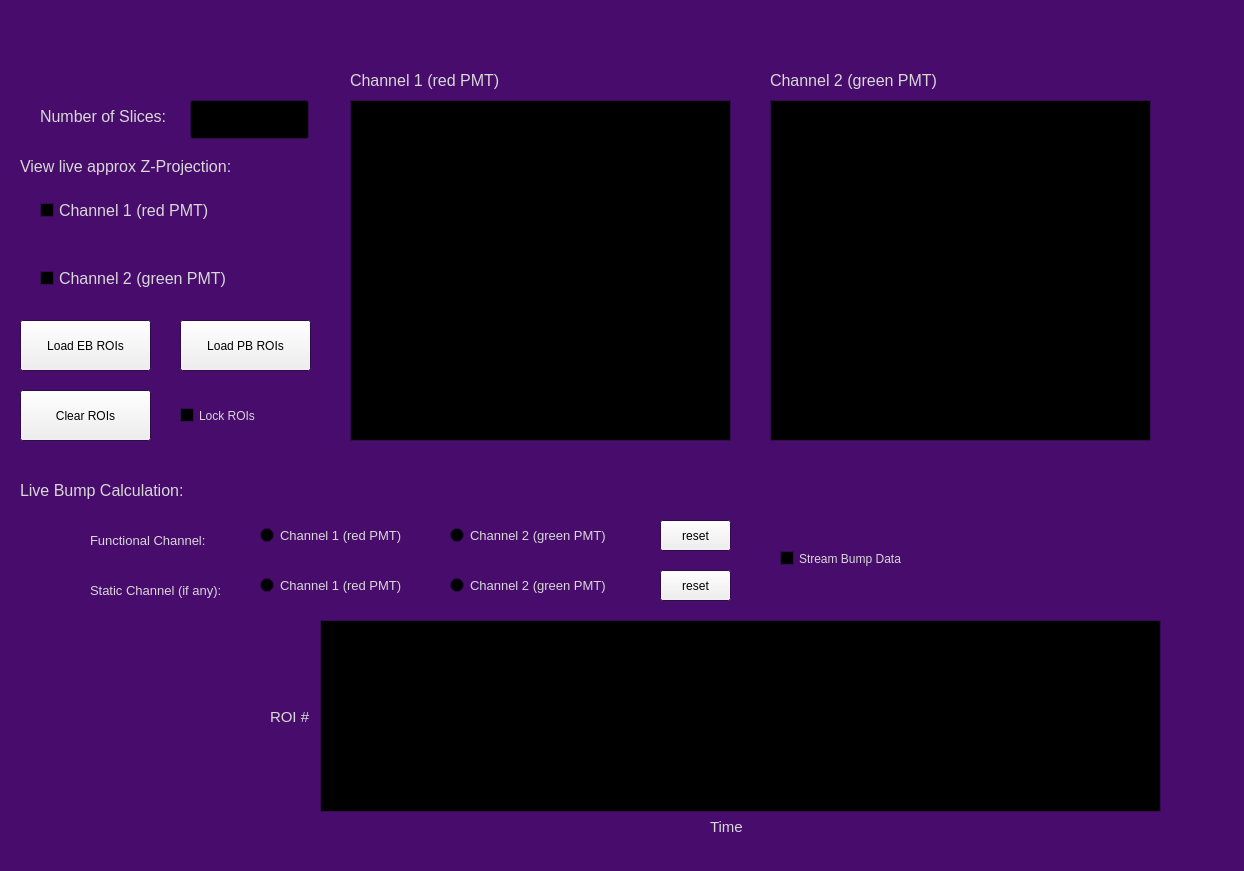
<?xml version="1.0" encoding="UTF-8"?>
<ui version="4.0">
 <class>MainWindow</class>
 <widget class="QMainWindow" name="MainWindow">
  <property name="geometry">
   <rect>
    <x>0</x>
    <y>0</y>
    <width>1244</width>
    <height>871</height>
   </rect>
  </property>
  <property name="palette">
   <palette>
    <active>
     <colorrole role="WindowText">
      <brush brushstyle="SolidPattern">
       <color alpha="255">
        <red>216</red>
        <green>216</green>
        <blue>216</blue>
       </color>
      </brush>
     </colorrole>
     <colorrole role="Base">
      <brush brushstyle="SolidPattern">
       <color alpha="255">
        <red>0</red>
        <green>0</green>
        <blue>0</blue>
       </color>
      </brush>
     </colorrole>
     <colorrole role="Window">
      <brush brushstyle="SolidPattern">
       <color alpha="255">
        <red>71</red>
        <green>12</green>
        <blue>108</blue>
       </color>
      </brush>
     </colorrole>
    </active>
    <inactive>
     <colorrole role="WindowText">
      <brush brushstyle="SolidPattern">
       <color alpha="255">
        <red>216</red>
        <green>216</green>
        <blue>216</blue>
       </color>
      </brush>
     </colorrole>
     <colorrole role="Base">
      <brush brushstyle="SolidPattern">
       <color alpha="255">
        <red>0</red>
        <green>0</green>
        <blue>0</blue>
       </color>
      </brush>
     </colorrole>
     <colorrole role="Window">
      <brush brushstyle="SolidPattern">
       <color alpha="255">
        <red>71</red>
        <green>12</green>
        <blue>108</blue>
       </color>
      </brush>
     </colorrole>
    </inactive>
    <disabled>
     <colorrole role="WindowText">
      <brush brushstyle="SolidPattern">
       <color alpha="255">
        <red>120</red>
        <green>120</green>
        <blue>120</blue>
       </color>
      </brush>
     </colorrole>
     <colorrole role="Base">
      <brush brushstyle="SolidPattern">
       <color alpha="255">
        <red>71</red>
        <green>12</green>
        <blue>108</blue>
       </color>
      </brush>
     </colorrole>
     <colorrole role="Window">
      <brush brushstyle="SolidPattern">
       <color alpha="255">
        <red>71</red>
        <green>12</green>
        <blue>108</blue>
       </color>
      </brush>
     </colorrole>
    </disabled>
   </palette>
  </property>
  <property name="windowTitle">
   <string>MainWindow</string>
  </property>
  <property name="iconSize">
   <size>
    <width>40</width>
    <height>40</height>
   </size>
  </property>
  <property name="toolButtonStyle">
   <enum>Qt::ToolButtonIconOnly</enum>
  </property>
  <widget class="QWidget" name="centralwidget">
   <widget class="QGraphicsView" name="ch1Viewer">
    <property name="geometry">
     <rect>
      <x>350</x>
      <y>100</y>
      <width>381</width>
      <height>341</height>
     </rect>
    </property>
   </widget>
   <widget class="QLineEdit" name="numSlicesInput">
    <property name="geometry">
     <rect>
      <x>190</x>
      <y>100</y>
      <width>119</width>
      <height>39</height>
     </rect>
    </property>
   </widget>
   <widget class="QCheckBox" name="ch1ViewButton">
    <property name="geometry">
     <rect>
      <x>40</x>
      <y>190</y>
      <width>211</width>
      <height>41</height>
     </rect>
    </property>
    <property name="font">
     <font>
      <pointsize>12</pointsize>
     </font>
    </property>
    <property name="text">
     <string>Channel 1 (red PMT)</string>
    </property>
   </widget>
   <widget class="QCheckBox" name="ch2ViewButton">
    <property name="geometry">
     <rect>
      <x>40</x>
      <y>260</y>
      <width>211</width>
      <height>37</height>
     </rect>
    </property>
    <property name="palette">
     <palette>
      <active>
       <colorrole role="Light">
        <brush brushstyle="SolidPattern">
         <color alpha="255">
          <red>190</red>
          <green>190</green>
          <blue>190</blue>
         </color>
        </brush>
       </colorrole>
       <colorrole role="BrightText">
        <brush brushstyle="SolidPattern">
         <color alpha="255">
          <red>143</red>
          <green>143</green>
          <blue>143</blue>
         </color>
        </brush>
       </colorrole>
       <colorrole role="HighlightedText">
        <brush brushstyle="SolidPattern">
         <color alpha="255">
          <red>150</red>
          <green>150</green>
          <blue>150</blue>
         </color>
        </brush>
       </colorrole>
      </active>
      <inactive>
       <colorrole role="Light">
        <brush brushstyle="SolidPattern">
         <color alpha="255">
          <red>190</red>
          <green>190</green>
          <blue>190</blue>
         </color>
        </brush>
       </colorrole>
       <colorrole role="BrightText">
        <brush brushstyle="SolidPattern">
         <color alpha="255">
          <red>143</red>
          <green>143</green>
          <blue>143</blue>
         </color>
        </brush>
       </colorrole>
       <colorrole role="HighlightedText">
        <brush brushstyle="SolidPattern">
         <color alpha="255">
          <red>150</red>
          <green>150</green>
          <blue>150</blue>
         </color>
        </brush>
       </colorrole>
      </inactive>
      <disabled>
       <colorrole role="Light">
        <brush brushstyle="SolidPattern">
         <color alpha="255">
          <red>190</red>
          <green>190</green>
          <blue>190</blue>
         </color>
        </brush>
       </colorrole>
       <colorrole role="BrightText">
        <brush brushstyle="SolidPattern">
         <color alpha="255">
          <red>143</red>
          <green>143</green>
          <blue>143</blue>
         </color>
        </brush>
       </colorrole>
       <colorrole role="HighlightedText">
        <brush brushstyle="SolidPattern">
         <color alpha="255">
          <red>150</red>
          <green>150</green>
          <blue>150</blue>
         </color>
        </brush>
       </colorrole>
      </disabled>
     </palette>
    </property>
    <property name="font">
     <font>
      <pointsize>12</pointsize>
     </font>
    </property>
    <property name="text">
     <string>Channel 2 (green PMT)</string>
    </property>
   </widget>
   <widget class="QLabel" name="numSlicesLabel">
    <property name="geometry">
     <rect>
      <x>40</x>
      <y>100</y>
      <width>131</width>
      <height>33</height>
     </rect>
    </property>
    <property name="palette">
     <palette>
      <active>
       <colorrole role="BrightText">
        <brush brushstyle="SolidPattern">
         <color alpha="255">
          <red>195</red>
          <green>195</green>
          <blue>195</blue>
         </color>
        </brush>
       </colorrole>
       <colorrole role="ButtonText">
        <brush brushstyle="SolidPattern">
         <color alpha="255">
          <red>105</red>
          <green>105</green>
          <blue>105</blue>
         </color>
        </brush>
       </colorrole>
      </active>
      <inactive>
       <colorrole role="BrightText">
        <brush brushstyle="SolidPattern">
         <color alpha="255">
          <red>195</red>
          <green>195</green>
          <blue>195</blue>
         </color>
        </brush>
       </colorrole>
       <colorrole role="ButtonText">
        <brush brushstyle="SolidPattern">
         <color alpha="255">
          <red>105</red>
          <green>105</green>
          <blue>105</blue>
         </color>
        </brush>
       </colorrole>
      </inactive>
      <disabled>
       <colorrole role="BrightText">
        <brush brushstyle="SolidPattern">
         <color alpha="255">
          <red>195</red>
          <green>195</green>
          <blue>195</blue>
         </color>
        </brush>
       </colorrole>
       <colorrole role="ButtonText">
        <brush brushstyle="SolidPattern">
         <color alpha="255">
          <red>120</red>
          <green>120</green>
          <blue>120</blue>
         </color>
        </brush>
       </colorrole>
      </disabled>
     </palette>
    </property>
    <property name="font">
     <font>
      <pointsize>12</pointsize>
     </font>
    </property>
    <property name="text">
     <string>Number of Slices:</string>
    </property>
   </widget>
   <widget class="QGraphicsView" name="ch2Viewer">
    <property name="geometry">
     <rect>
      <x>770</x>
      <y>100</y>
      <width>381</width>
      <height>341</height>
     </rect>
    </property>
   </widget>
   <widget class="QPushButton" name="loadEBROIsButton">
    <property name="geometry">
     <rect>
      <x>20</x>
      <y>320</y>
      <width>131</width>
      <height>51</height>
     </rect>
    </property>
    <property name="text">
     <string>Load EB ROIs</string>
    </property>
   </widget>
   <widget class="QPushButton" name="clearROIsButton">
    <property name="geometry">
     <rect>
      <x>20</x>
      <y>390</y>
      <width>131</width>
      <height>51</height>
     </rect>
    </property>
    <property name="text">
     <string>Clear ROIs</string>
    </property>
   </widget>
   <widget class="QPushButton" name="loadPBROIsButton">
    <property name="geometry">
     <rect>
      <x>180</x>
      <y>320</y>
      <width>131</width>
      <height>51</height>
     </rect>
    </property>
    <property name="text">
     <string>Load PB ROIs</string>
    </property>
   </widget>
   <widget class="QCheckBox" name="roiLockCheckBox">
    <property name="geometry">
     <rect>
      <x>180</x>
      <y>400</y>
      <width>101</width>
      <height>31</height>
     </rect>
    </property>
    <property name="text">
     <string>Lock ROIs</string>
    </property>
   </widget>
   <widget class="QLabel" name="fluorescenceCalcLabel">
    <property name="geometry">
     <rect>
      <x>20</x>
      <y>470</y>
      <width>191</width>
      <height>41</height>
     </rect>
    </property>
    <property name="palette">
     <palette>
      <active>
       <colorrole role="BrightText">
        <brush brushstyle="SolidPattern">
         <color alpha="255">
          <red>195</red>
          <green>195</green>
          <blue>195</blue>
         </color>
        </brush>
       </colorrole>
       <colorrole role="ButtonText">
        <brush brushstyle="SolidPattern">
         <color alpha="255">
          <red>105</red>
          <green>105</green>
          <blue>105</blue>
         </color>
        </brush>
       </colorrole>
      </active>
      <inactive>
       <colorrole role="BrightText">
        <brush brushstyle="SolidPattern">
         <color alpha="255">
          <red>195</red>
          <green>195</green>
          <blue>195</blue>
         </color>
        </brush>
       </colorrole>
       <colorrole role="ButtonText">
        <brush brushstyle="SolidPattern">
         <color alpha="255">
          <red>105</red>
          <green>105</green>
          <blue>105</blue>
         </color>
        </brush>
       </colorrole>
      </inactive>
      <disabled>
       <colorrole role="BrightText">
        <brush brushstyle="SolidPattern">
         <color alpha="255">
          <red>195</red>
          <green>195</green>
          <blue>195</blue>
         </color>
        </brush>
       </colorrole>
       <colorrole role="ButtonText">
        <brush brushstyle="SolidPattern">
         <color alpha="255">
          <red>120</red>
          <green>120</green>
          <blue>120</blue>
         </color>
        </brush>
       </colorrole>
      </disabled>
     </palette>
    </property>
    <property name="font">
     <font>
      <pointsize>12</pointsize>
     </font>
    </property>
    <property name="text">
     <string>Live Bump Calculation:</string>
    </property>
   </widget>
   <widget class="QLabel" name="functionalChLabel">
    <property name="geometry">
     <rect>
      <x>90</x>
      <y>520</y>
      <width>141</width>
      <height>41</height>
     </rect>
    </property>
    <property name="palette">
     <palette>
      <active>
       <colorrole role="BrightText">
        <brush brushstyle="SolidPattern">
         <color alpha="255">
          <red>195</red>
          <green>195</green>
          <blue>195</blue>
         </color>
        </brush>
       </colorrole>
       <colorrole role="ButtonText">
        <brush brushstyle="SolidPattern">
         <color alpha="255">
          <red>105</red>
          <green>105</green>
          <blue>105</blue>
         </color>
        </brush>
       </colorrole>
      </active>
      <inactive>
       <colorrole role="BrightText">
        <brush brushstyle="SolidPattern">
         <color alpha="255">
          <red>195</red>
          <green>195</green>
          <blue>195</blue>
         </color>
        </brush>
       </colorrole>
       <colorrole role="ButtonText">
        <brush brushstyle="SolidPattern">
         <color alpha="255">
          <red>105</red>
          <green>105</green>
          <blue>105</blue>
         </color>
        </brush>
       </colorrole>
      </inactive>
      <disabled>
       <colorrole role="BrightText">
        <brush brushstyle="SolidPattern">
         <color alpha="255">
          <red>195</red>
          <green>195</green>
          <blue>195</blue>
         </color>
        </brush>
       </colorrole>
       <colorrole role="ButtonText">
        <brush brushstyle="SolidPattern">
         <color alpha="255">
          <red>120</red>
          <green>120</green>
          <blue>120</blue>
         </color>
        </brush>
       </colorrole>
      </disabled>
     </palette>
    </property>
    <property name="font">
     <font>
      <pointsize>10</pointsize>
     </font>
    </property>
    <property name="text">
     <string>Functional Channel:</string>
    </property>
   </widget>
   <widget class="QLabel" name="staticChLabel">
    <property name="geometry">
     <rect>
      <x>90</x>
      <y>570</y>
      <width>141</width>
      <height>41</height>
     </rect>
    </property>
    <property name="palette">
     <palette>
      <active>
       <colorrole role="BrightText">
        <brush brushstyle="SolidPattern">
         <color alpha="255">
          <red>195</red>
          <green>195</green>
          <blue>195</blue>
         </color>
        </brush>
       </colorrole>
       <colorrole role="ButtonText">
        <brush brushstyle="SolidPattern">
         <color alpha="255">
          <red>105</red>
          <green>105</green>
          <blue>105</blue>
         </color>
        </brush>
       </colorrole>
      </active>
      <inactive>
       <colorrole role="BrightText">
        <brush brushstyle="SolidPattern">
         <color alpha="255">
          <red>195</red>
          <green>195</green>
          <blue>195</blue>
         </color>
        </brush>
       </colorrole>
       <colorrole role="ButtonText">
        <brush brushstyle="SolidPattern">
         <color alpha="255">
          <red>105</red>
          <green>105</green>
          <blue>105</blue>
         </color>
        </brush>
       </colorrole>
      </inactive>
      <disabled>
       <colorrole role="BrightText">
        <brush brushstyle="SolidPattern">
         <color alpha="255">
          <red>195</red>
          <green>195</green>
          <blue>195</blue>
         </color>
        </brush>
       </colorrole>
       <colorrole role="ButtonText">
        <brush brushstyle="SolidPattern">
         <color alpha="255">
          <red>120</red>
          <green>120</green>
          <blue>120</blue>
         </color>
        </brush>
       </colorrole>
      </disabled>
     </palette>
    </property>
    <property name="font">
     <font>
      <pointsize>10</pointsize>
     </font>
    </property>
    <property name="text">
     <string>Static Channel (if any):</string>
    </property>
   </widget>
   <widget class="QRadioButton" name="ch1FuncChanButton">
    <property name="geometry">
     <rect>
      <x>260</x>
      <y>520</y>
      <width>170</width>
      <height>31</height>
     </rect>
    </property>
    <property name="sizePolicy">
     <sizepolicy hsizetype="Minimum" vsizetype="MinimumExpanding">
      <horstretch>0</horstretch>
      <verstretch>0</verstretch>
     </sizepolicy>
    </property>
    <property name="font">
     <font>
      <pointsize>10</pointsize>
     </font>
    </property>
    <property name="text">
     <string>Channel 1 (red PMT)</string>
    </property>
    <property name="iconSize">
     <size>
      <width>60</width>
      <height>60</height>
     </size>
    </property>
    <attribute name="buttonGroup">
     <string notr="true">functionalChButtonGroup</string>
    </attribute>
   </widget>
   <widget class="QRadioButton" name="ch2FuncChanButton">
    <property name="geometry">
     <rect>
      <x>450</x>
      <y>520</y>
      <width>181</width>
      <height>31</height>
     </rect>
    </property>
    <property name="sizePolicy">
     <sizepolicy hsizetype="Minimum" vsizetype="MinimumExpanding">
      <horstretch>0</horstretch>
      <verstretch>0</verstretch>
     </sizepolicy>
    </property>
    <property name="font">
     <font>
      <pointsize>10</pointsize>
     </font>
    </property>
    <property name="text">
     <string>Channel 2 (green PMT)</string>
    </property>
    <property name="iconSize">
     <size>
      <width>60</width>
      <height>60</height>
     </size>
    </property>
    <attribute name="buttonGroup">
     <string notr="true">functionalChButtonGroup</string>
    </attribute>
   </widget>
   <widget class="QRadioButton" name="chStaticChanButton">
    <property name="geometry">
     <rect>
      <x>450</x>
      <y>570</y>
      <width>181</width>
      <height>31</height>
     </rect>
    </property>
    <property name="sizePolicy">
     <sizepolicy hsizetype="Minimum" vsizetype="MinimumExpanding">
      <horstretch>0</horstretch>
      <verstretch>0</verstretch>
     </sizepolicy>
    </property>
    <property name="font">
     <font>
      <pointsize>10</pointsize>
     </font>
    </property>
    <property name="text">
     <string>Channel 2 (green PMT)</string>
    </property>
    <property name="iconSize">
     <size>
      <width>60</width>
      <height>60</height>
     </size>
    </property>
    <attribute name="buttonGroup">
     <string notr="true">staticChButtonGroup</string>
    </attribute>
   </widget>
   <widget class="QRadioButton" name="ch1StaticChanButton">
    <property name="geometry">
     <rect>
      <x>260</x>
      <y>570</y>
      <width>170</width>
      <height>31</height>
     </rect>
    </property>
    <property name="sizePolicy">
     <sizepolicy hsizetype="Minimum" vsizetype="MinimumExpanding">
      <horstretch>0</horstretch>
      <verstretch>0</verstretch>
     </sizepolicy>
    </property>
    <property name="font">
     <font>
      <pointsize>10</pointsize>
     </font>
    </property>
    <property name="text">
     <string>Channel 1 (red PMT)</string>
    </property>
    <property name="iconSize">
     <size>
      <width>60</width>
      <height>60</height>
     </size>
    </property>
    <attribute name="buttonGroup">
     <string notr="true">staticChButtonGroup</string>
    </attribute>
   </widget>
   <widget class="QPushButton" name="functionalChReset">
    <property name="geometry">
     <rect>
      <x>660</x>
      <y>520</y>
      <width>71</width>
      <height>31</height>
     </rect>
    </property>
    <property name="text">
     <string>reset</string>
    </property>
   </widget>
   <widget class="QPushButton" name="staticChReset">
    <property name="geometry">
     <rect>
      <x>660</x>
      <y>570</y>
      <width>71</width>
      <height>31</height>
     </rect>
    </property>
    <property name="text">
     <string>reset</string>
    </property>
   </widget>
   <widget class="QLabel" name="viewChsLabel">
    <property name="geometry">
     <rect>
      <x>20</x>
      <y>150</y>
      <width>221</width>
      <height>33</height>
     </rect>
    </property>
    <property name="palette">
     <palette>
      <active>
       <colorrole role="BrightText">
        <brush brushstyle="SolidPattern">
         <color alpha="255">
          <red>195</red>
          <green>195</green>
          <blue>195</blue>
         </color>
        </brush>
       </colorrole>
       <colorrole role="ButtonText">
        <brush brushstyle="SolidPattern">
         <color alpha="255">
          <red>105</red>
          <green>105</green>
          <blue>105</blue>
         </color>
        </brush>
       </colorrole>
      </active>
      <inactive>
       <colorrole role="BrightText">
        <brush brushstyle="SolidPattern">
         <color alpha="255">
          <red>195</red>
          <green>195</green>
          <blue>195</blue>
         </color>
        </brush>
       </colorrole>
       <colorrole role="ButtonText">
        <brush brushstyle="SolidPattern">
         <color alpha="255">
          <red>105</red>
          <green>105</green>
          <blue>105</blue>
         </color>
        </brush>
       </colorrole>
      </inactive>
      <disabled>
       <colorrole role="BrightText">
        <brush brushstyle="SolidPattern">
         <color alpha="255">
          <red>195</red>
          <green>195</green>
          <blue>195</blue>
         </color>
        </brush>
       </colorrole>
       <colorrole role="ButtonText">
        <brush brushstyle="SolidPattern">
         <color alpha="255">
          <red>120</red>
          <green>120</green>
          <blue>120</blue>
         </color>
        </brush>
       </colorrole>
      </disabled>
     </palette>
    </property>
    <property name="font">
     <font>
      <pointsize>12</pointsize>
     </font>
    </property>
    <property name="text">
     <string>View live approx Z-Projection:</string>
    </property>
   </widget>
   <widget class="QCheckBox" name="streamDataCheckBox">
    <property name="geometry">
     <rect>
      <x>780</x>
      <y>540</y>
      <width>211</width>
      <height>37</height>
     </rect>
    </property>
    <property name="text">
     <string>Stream Bump Data</string>
    </property>
   </widget>
   <widget class="QLabel" name="ch1Label">
    <property name="geometry">
     <rect>
      <x>350</x>
      <y>60</y>
      <width>191</width>
      <height>41</height>
     </rect>
    </property>
    <property name="palette">
     <palette>
      <active>
       <colorrole role="BrightText">
        <brush brushstyle="SolidPattern">
         <color alpha="255">
          <red>195</red>
          <green>195</green>
          <blue>195</blue>
         </color>
        </brush>
       </colorrole>
       <colorrole role="ButtonText">
        <brush brushstyle="SolidPattern">
         <color alpha="255">
          <red>105</red>
          <green>105</green>
          <blue>105</blue>
         </color>
        </brush>
       </colorrole>
      </active>
      <inactive>
       <colorrole role="BrightText">
        <brush brushstyle="SolidPattern">
         <color alpha="255">
          <red>195</red>
          <green>195</green>
          <blue>195</blue>
         </color>
        </brush>
       </colorrole>
       <colorrole role="ButtonText">
        <brush brushstyle="SolidPattern">
         <color alpha="255">
          <red>105</red>
          <green>105</green>
          <blue>105</blue>
         </color>
        </brush>
       </colorrole>
      </inactive>
      <disabled>
       <colorrole role="BrightText">
        <brush brushstyle="SolidPattern">
         <color alpha="255">
          <red>195</red>
          <green>195</green>
          <blue>195</blue>
         </color>
        </brush>
       </colorrole>
       <colorrole role="ButtonText">
        <brush brushstyle="SolidPattern">
         <color alpha="255">
          <red>120</red>
          <green>120</green>
          <blue>120</blue>
         </color>
        </brush>
       </colorrole>
      </disabled>
     </palette>
    </property>
    <property name="font">
     <font>
      <pointsize>12</pointsize>
     </font>
    </property>
    <property name="text">
     <string>Channel 1 (red PMT)</string>
    </property>
   </widget>
   <widget class="QLabel" name="ch2Label">
    <property name="geometry">
     <rect>
      <x>770</x>
      <y>60</y>
      <width>191</width>
      <height>41</height>
     </rect>
    </property>
    <property name="palette">
     <palette>
      <active>
       <colorrole role="BrightText">
        <brush brushstyle="SolidPattern">
         <color alpha="255">
          <red>195</red>
          <green>195</green>
          <blue>195</blue>
         </color>
        </brush>
       </colorrole>
       <colorrole role="ButtonText">
        <brush brushstyle="SolidPattern">
         <color alpha="255">
          <red>105</red>
          <green>105</green>
          <blue>105</blue>
         </color>
        </brush>
       </colorrole>
      </active>
      <inactive>
       <colorrole role="BrightText">
        <brush brushstyle="SolidPattern">
         <color alpha="255">
          <red>195</red>
          <green>195</green>
          <blue>195</blue>
         </color>
        </brush>
       </colorrole>
       <colorrole role="ButtonText">
        <brush brushstyle="SolidPattern">
         <color alpha="255">
          <red>105</red>
          <green>105</green>
          <blue>105</blue>
         </color>
        </brush>
       </colorrole>
      </inactive>
      <disabled>
       <colorrole role="BrightText">
        <brush brushstyle="SolidPattern">
         <color alpha="255">
          <red>195</red>
          <green>195</green>
          <blue>195</blue>
         </color>
        </brush>
       </colorrole>
       <colorrole role="ButtonText">
        <brush brushstyle="SolidPattern">
         <color alpha="255">
          <red>120</red>
          <green>120</green>
          <blue>120</blue>
         </color>
        </brush>
       </colorrole>
      </disabled>
     </palette>
    </property>
    <property name="font">
     <font>
      <pointsize>12</pointsize>
     </font>
    </property>
    <property name="text">
     <string>Channel 2 (green PMT)</string>
    </property>
   </widget>
   <widget class="QGraphicsView" name="graphicsView">
    <property name="geometry">
     <rect>
      <x>320</x>
      <y>620</y>
      <width>841</width>
      <height>192</height>
     </rect>
    </property>
   </widget>
   <widget class="QLabel" name="roiIndexLabel">
    <property name="geometry">
     <rect>
      <x>270</x>
      <y>700</y>
      <width>41</width>
      <height>33</height>
     </rect>
    </property>
    <property name="font">
     <font>
      <pointsize>11</pointsize>
     </font>
    </property>
    <property name="text">
     <string>ROI #</string>
    </property>
   </widget>
   <widget class="QLabel" name="label_2">
    <property name="geometry">
     <rect>
      <x>710</x>
      <y>810</y>
      <width>114</width>
      <height>33</height>
     </rect>
    </property>
    <property name="font">
     <font>
      <pointsize>11</pointsize>
     </font>
    </property>
    <property name="text">
     <string>Time</string>
    </property>
   </widget>
  </widget>
 </widget>
 <resources/>
 <connections/>
 <buttongroups>
  <buttongroup name="staticChButtonGroup"/>
  <buttongroup name="functionalChButtonGroup">
   <property name="exclusive">
    <bool>true</bool>
   </property>
  </buttongroup>
 </buttongroups>
</ui>
